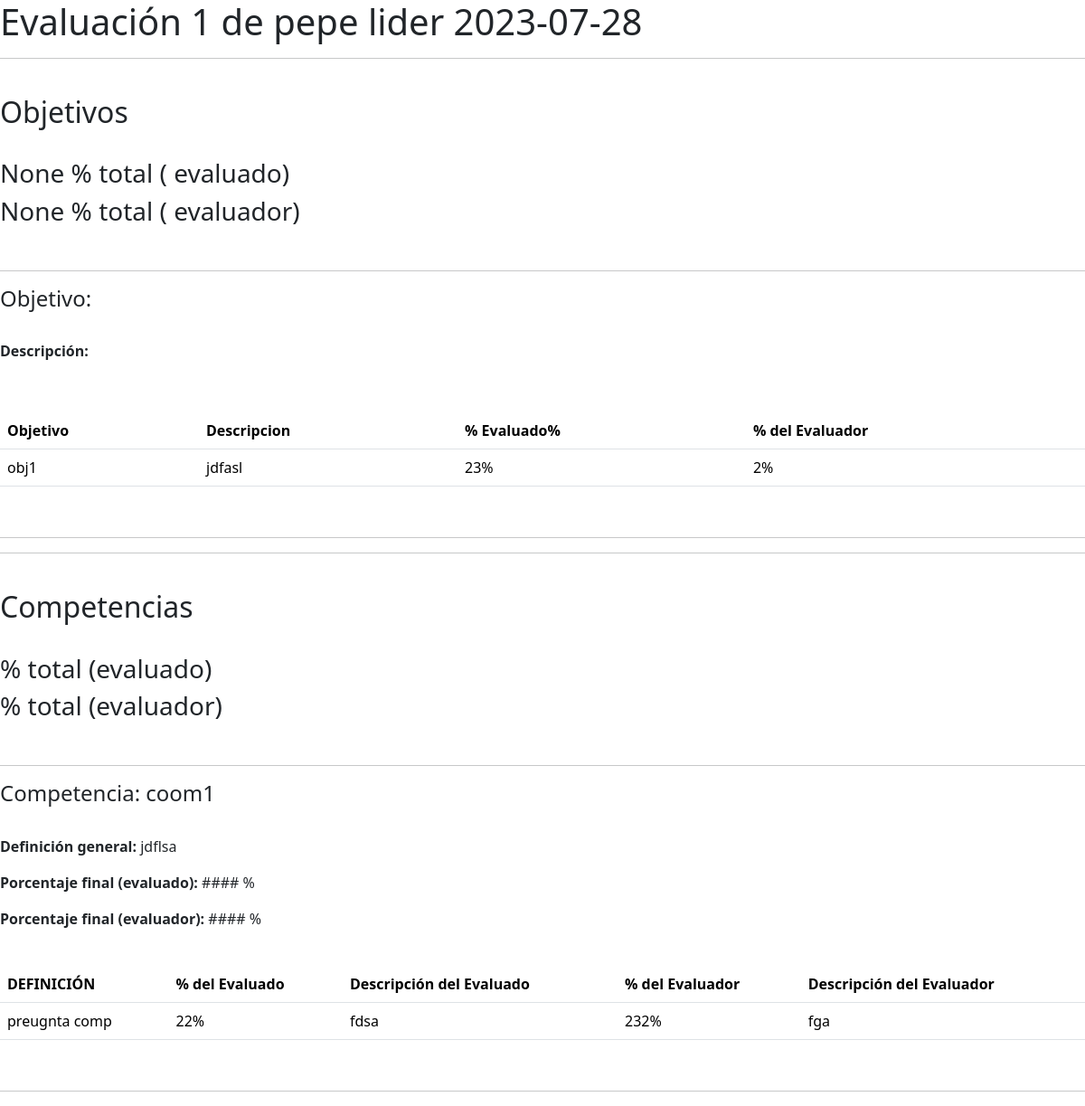
Page /empleado/evaluacion/1/ver/ (signed in) on the earlier database version.
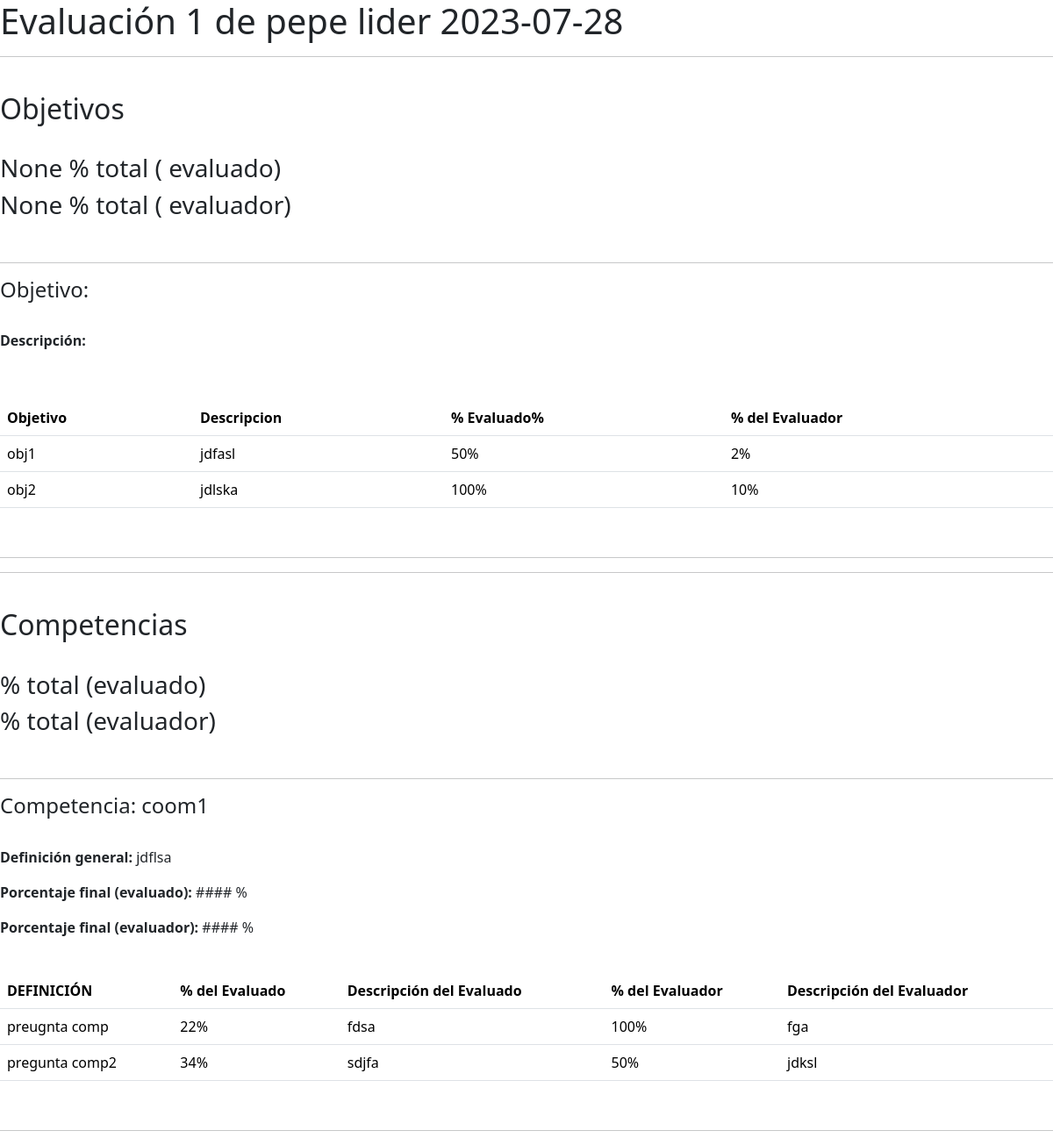
Same page on the later database version.
### indicadores/models.py (models this page shows, shortened)
class Evaluacion (models.Model):
    director = models.ForeignKey(
                                Director, related_name="evaluaciones", on_delete=models.SET_NULL, null=True, blank=True)
    lider = models.ForeignKey(
                                Lider, related_name="evaluaciones", on_delete=models.SET_NULL, null=True, blank=True)
    empleado = models.ForeignKey(
                                Empleado, related_name="evaluaciones", on_delete=models.SET_NULL, null=True, blank=True)
    fecha = models.DateField(
                                default=date.today())
    porcentaje_objetivos_evaluado = models.DecimalField(max_digits=5, decimal_places=2, default=None, null=True, blank=True)
    porcentaje_objetivos_evaluador = models.DecimalField(max_digits=5, decimal_places=2, default=None, null=True, blank=True)
    porcentaje_competencias_evaluado = models.DecimalField(max_digits=5, decimal_places=2, default=None, null=True, blank=True)
    porcentaje_competencias_evaluador = models.DecimalField(max_digits=5, decimal_places=2, default=None, null=True, blank=True)
    porcentaje_total = models.DecimalField(max_digits=5, decimal_places=2, default=None, null=True, blank=True)
    def __str__ (self):
        if self.empleado:
            return f'Evaluación {self.id} de {self.empleado} {self.fecha}'
        else:
            return f'Evaluación {self.id} de {self.lider} {self.fecha}'
    class Meta:
        verbose_name_plural = "Evaluaciones"

class RespuestaObjetivo (models.Model):
    objetivo = models.ForeignKey(
                            Objetivo, related_name="respuesta", on_delete=models.CASCADE )
    evaluacion = models.ForeignKey(Evaluacion,
                                   related_name="respuestas_objetivo", on_delete=models.CASCADE)
    observaciones_evaluado = models.CharField(max_length=950, null=True, blank=True)
    resultado_evaluado = models.IntegerField(null=True, blank=True)
    observaciones_evaluador = models.CharField(max_length=950, null=True, blank=True)
    resultado_evaluador = models.IntegerField(null=True, blank=True)
    class Meta:
        verbose_name_plural = "Respuestas a los Objetivos"
        verbose_name = "Respuesta al objetivo"

class Objetivo (models.Model):
    nombre = models.CharField(max_length=150)
    descripcion = models.CharField(max_length=950)
    cargo = models.ForeignKey(
            Cargo, related_name = "objetivos", on_delete=models.SET_NULL, null=True, blank=True)

class Competencia (models.Model):
    nombre = models.CharField(max_length=150)
    definicion = models.CharField(max_length=950)
    nivel_administrativo = models.ForeignKey(
                NivelAdministrativo,
                related_name="competencias",
                on_delete=models.SET_NULL,
                null=True,
                blank=True)

class Pregunta (models.Model):
    competencia = models.ForeignKey(Competencia, related_name="preguntas", on_delete=models.SET_NULL, null=True)
    nombre = models.CharField(max_length=150)
    class Meta:
        verbose_name = "Definición"

class RespuestaCompetencia (models.Model):
    evaluacion = models.ForeignKey(
                            Evaluacion, related_name="respuestas_competencia", on_delete=models.SET_NULL, null=True)
    pregunta = models.ForeignKey(
                            Pregunta, related_name="respuestas", on_delete=models.SET_NULL, null=True)
    descripcion_evaluado = models.CharField(max_length=950, help_text="Descripción del Resultado que soporta la calificación, sobre hechos y datos (ejemplos)", null=True, blank=True)
    porcentaje_evaluado = models.IntegerField(verbose_name="Porcentaje de desarrollo", help_text="Valor de desarrollo de la competencia", null=True, blank=True)
    descripcion_evaluador = models.CharField(max_length=950, help_text="Descripción del Resultado que soporta la calificación, sobre hechos y datos (ejemplos)", null=True, blank=True)
    porcentaje_evaluador = models.IntegerField(verbose_name="Porcentaje de desarrollo", help_text="Valor de desarrollo de la competencia", null=True, blank=True)
    class Meta:
        verbose_name_plural = "Respuestas a las Competencias"
        verbose_name = "Respuesta"

### indicadores/views.py (the view)
# urls.py: path('empleado/evaluacion/<int:id>/ver/',views.ver_evaluacion_empleado, name="ver_evaluacion_empleado"),
@login_required
def ver_evaluacion_empleado(request, id):
    evaluacion = Evaluacion.objects.get(id=id)
    competencias = []
    subcompetencias = []
    respuestas_competencia = RespuestaCompetencia.objects.filter(evaluacion=evaluacion)
    for respuesta_competencia in respuestas_competencia:
        if respuesta_competencia.pregunta.competencia not in competencias:
            competencias.append(respuesta_competencia.pregunta.competencia)
        if respuesta_competencia.pregunta not in subcompetencias:
            subcompetencias.append(respuesta_competencia.pregunta)
    context = {
        'evaluacion': evaluacion,
        'competencias': competencias,
        'subcompetencias': subcompetencias,
    }
    return render(request, 'indicadores/ver_evaluacion.html', context)

### indicadores/models.py (called while the page is built)
    def __str__(self):
        return f'{self.user.first_name} {self.user.last_name}'

### templates/indicadores/ver_evaluacion.html (shortened to what this page needs)
<!DOCTYPE html>
<html>
    <head>
        <link href="https://cdn.jsdelivr.net/npm/bootstrap@5.3.1/dist/css/bootstrap.min.css" rel="stylesheet">
    </head>
    <body>
        <h1>{{ evaluacion }}</h1>
        <hr>
        <br>
        <h2>Objetivos</h2>
        <br>
        <h3>{{ evaluacion.porcentaje_objetivos_evaluado }} % total ( evaluado)</h3>
        <h3>{{ evaluacion.porcentaje_objetivos_evaluador }} % total ( evaluador)</h3>
        <br>
        <hr>
            <h4>Objetivo: </h4>
            <br>
            <p><strong>Descripción: </strong><p>
            <br>
            <table class="table">
                <thead>
                    <tr>
                        <th scope="col">Objetivo</th>
                        <th scope="col">Descripcion</th>
                        <th scope="col">% Evaluado%</th>
                        <th scope="col">% del Evaluador</th>
                    </tr>
                </thead>
                <tbody>            {% for respuesta in evaluacion.respuestas_objetivo.all %}
                    <tr>
                        <td>{{ respuesta.objetivo.nombre }}</td>
                        <td>{{ respuesta.objetivo.descripcion }}</td>
                        <td>{{ respuesta.resultado_evaluado }}%</td>
                        <td>{{ respuesta.resultado_evaluador }}%</td>
                    </tr>
                    {% endfor %}
                </tbody>
            </table>
            <br>
        <hr>
        <hr>
        <br>
        <h2>Competencias</h2>
        <br>
        <h3>{{ evaluacion.porcentaje_competencias_evaluado|floatformat:2 }} % total (evaluado)</h3>
        <h3>{{ evaluacion.porcentaje_competencias_evaluador|floatformat:2 }} % total (evaluador)</h3>
        <br>
        {% for competencia in competencias %}
        <hr>
            <h4>Competencia: {{ competencia.nombre }}</h4>
            <br>
            <p><strong>Definición general: </strong>{{ competencia.definicion }}<p>
            <p><strong>Porcentaje final (evaluado): </strong> #### %</p>
            <p><strong>Porcentaje final (evaluador): </strong> #### %</p>
            <br>
            <table class="table">
                <thead>
                    <tr>
                        <th scope="col">DEFINICIÓN</th>
                        <th scope="col">% del Evaluado</th>
                        <th scope="col">Descripción del Evaluado</th>
                        <th scope="col">% del Evaluador</th>
                        <th scope="col">Descripción del Evaluador</th>
                    </tr>
                </thead>
                <tbody>
                    {% for subcompetencia in subcompetencias %}
                        {% if subcompetencia.competencia == competencia %}
                            {% for respuesta in evaluacion.respuestas_competencia.all %}
                            {% if respuesta.pregunta == subcompetencia %}
                        <tr>
                            <td>{{ subcompetencia.nombre }}</td>
                            <td>{{ respuesta.porcentaje_evaluado }}%</td>
                            <td>{{ respuesta.descripcion_evaluado }}</td>
                            <td>{{ respuesta.porcentaje_evaluador }}%</td>
                            <td>{{ respuesta.descripcion_evaluador }}</td>
                        </tr>
                        {% endif %}
                        {% endfor %}
                        {% endif %}
                    {% endfor %}
                </tbody>
            </table>
            <br>
        {% endfor %}
        <hr>
    </body>
</html>

Differences in the rows shown:
changed RespuestaObjetivo "obj1": resultado_evaluado "23" → "50"
added RespuestaObjetivo: objetivo.nombre "obj2", objetivo.descripcion "jdlska", resultado_evaluado "100", resultado_evaluador "10"
changed RespuestaCompetencia "fdsa": porcentaje_evaluador "232" → "100"
added Pregunta: nombre "pregunta comp2"
added RespuestaCompetencia: porcentaje_evaluado "34", descripcion_evaluado "sdjfa", porcentaje_evaluador "50", descripcion_evaluador "jdksl"
